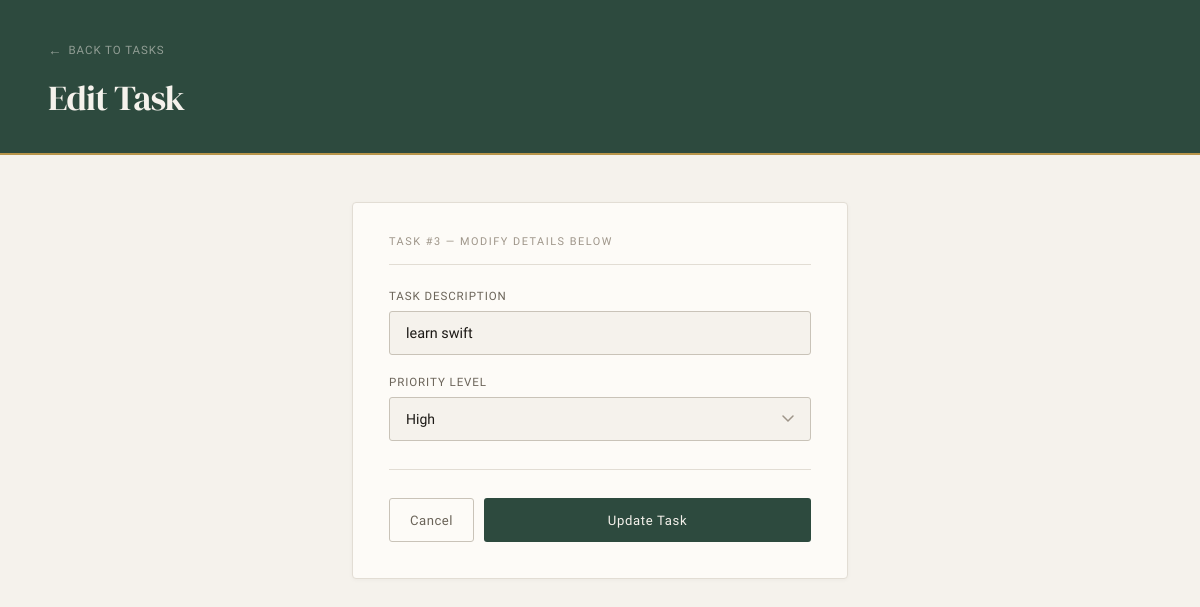
The app's page /edit/3, older data.
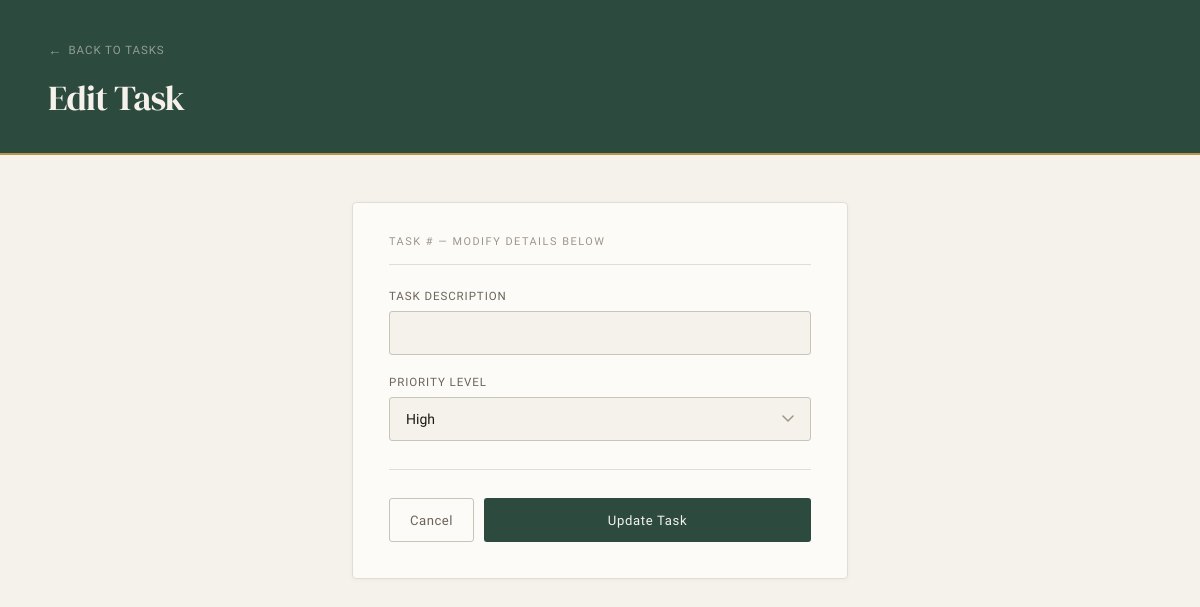
The same page, newer data.
### tables this page shows
CREATE TABLE tasks (
    id INTEGER PRIMARY KEY AUTOINCREMENT,
    title TEXT NOT NULL,
    priority TEXT NOT NULL,
    completed INTEGER DEFAULT 0
);

### app.py (the view, shortened to what this page needs)
@app.route("/edit/<int:task_id>", methods=["GET", "POST"])
def edit_task(task_id):
    conn = sqlite3.connect("tasks.db")
    cursor = conn.cursor()
    cursor.execute("SELECT * FROM tasks WHERE id=?", (task_id,))
    task = cursor.fetchone()
    conn.close()
    return render_template("edit.html", task=task)

### templates/edit.html (shortened to what this page needs)
<!DOCTYPE html>
<html lang="en">
<head>
</head>
<body>
    <header>
        <a href="/">Back to tasks</a>
        <h1>Edit Task</h1>
    </header>
    <main>
        <div class="card">
            <p class="card-eyebrow">Task #{{ task[0] }} — modify details below</p>
            <form method="POST">
                <div class="field">
                    <label for="task-input">Task description</label>
                    <input
                        id="task-input"
                        type="text"
                        name="task"
                        value="{{ task[1] }}"
                    >
                </div>
                <div class="field">
                    <label for="priority-select">Priority level</label>
                    <select id="priority-select" name="priority">
                        <option value="High"   {% if task[2] == 'High'   %}selected{% endif %}>High</option>
                    </select>
                </div>
                <div class="divider"></div>
                <div class="actions">
                    <a href="/" class="btn-cancel">Cancel</a>
                    <button type="submit" class="btn-update">Update Task</button>
                </div>
            </form>
        </div>
    </main>
</body>
</html>

Row changes from the older to the newer data that the page shows:
removed tasks: id "3", task "learn swift"
